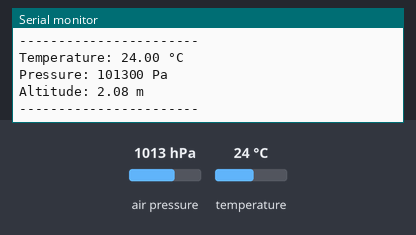
The sketch below on a simulated Arduino Uno, built with avr-gcc and run on an emulated ATmega328P. Parts: the last lines printed to the serial monitor. The test bench sets the inputs (shaded band); at power-on: air pressure 1013 hPa, temperature 24 °C.

Above: at 1.2 s.
1.3 s: air pressure set to 952 hPa
At 2.6 s:
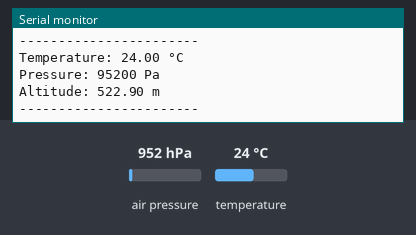
2.8 s: temperature set to 12 °C
4.3 s: air pressure set to 975 hPa
At 6.0 s:
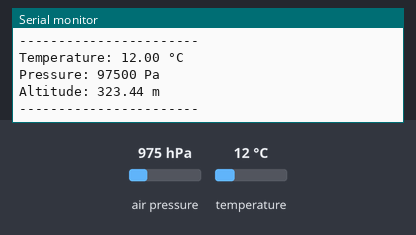
Timing chart, 0 to 7.5 s (numbered marks = the images above; inputs shaded):
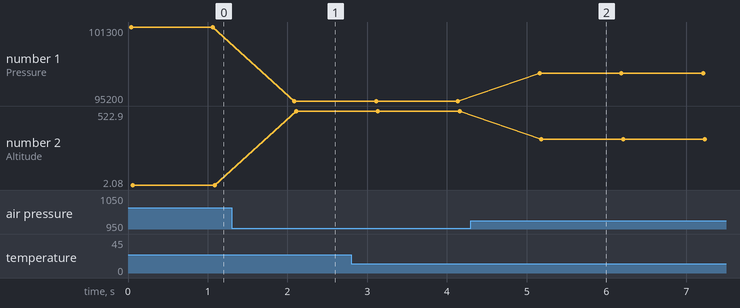

The sketch:

BMP180.ino
```cpp
#include <Wire.h>
#include <Adafruit_BMP085.h>

Adafruit_BMP085 bmp;

void setup()
{
  Serial.begin(9600);

  if (!bmp.begin())
  {
    Serial.println("BMP180 Not Found!");
    while (1);
  }

  Serial.println("BMP180 Ready");
}

void loop()
{
  Serial.print("Temperature: ");
  Serial.print(bmp.readTemperature());
  Serial.println(" °C");

  Serial.print("Pressure: ");
  Serial.print(bmp.readPressure());
  Serial.println(" Pa");

  Serial.print("Altitude: ");
  Serial.print(bmp.readAltitude());
  Serial.println(" m");

  Serial.println("-----------------------");

  delay(1000);
}
```

Measured:
- after the input at 1.3 s, the serial monitor: prints a new line after 0.79 s (image 1)
- after the input at 4.3 s, the serial monitor: prints a new line after 0.86 s (image 2)
- plotted number 1: 101300 → 95200 after the input at 1.3 s, 95200 → 97500 after the input at 4.3 s
- plotted number 2: 2.08 → 522.9 after the input at 1.3 s, 522.9 → 323.44 after the input at 4.3 s
